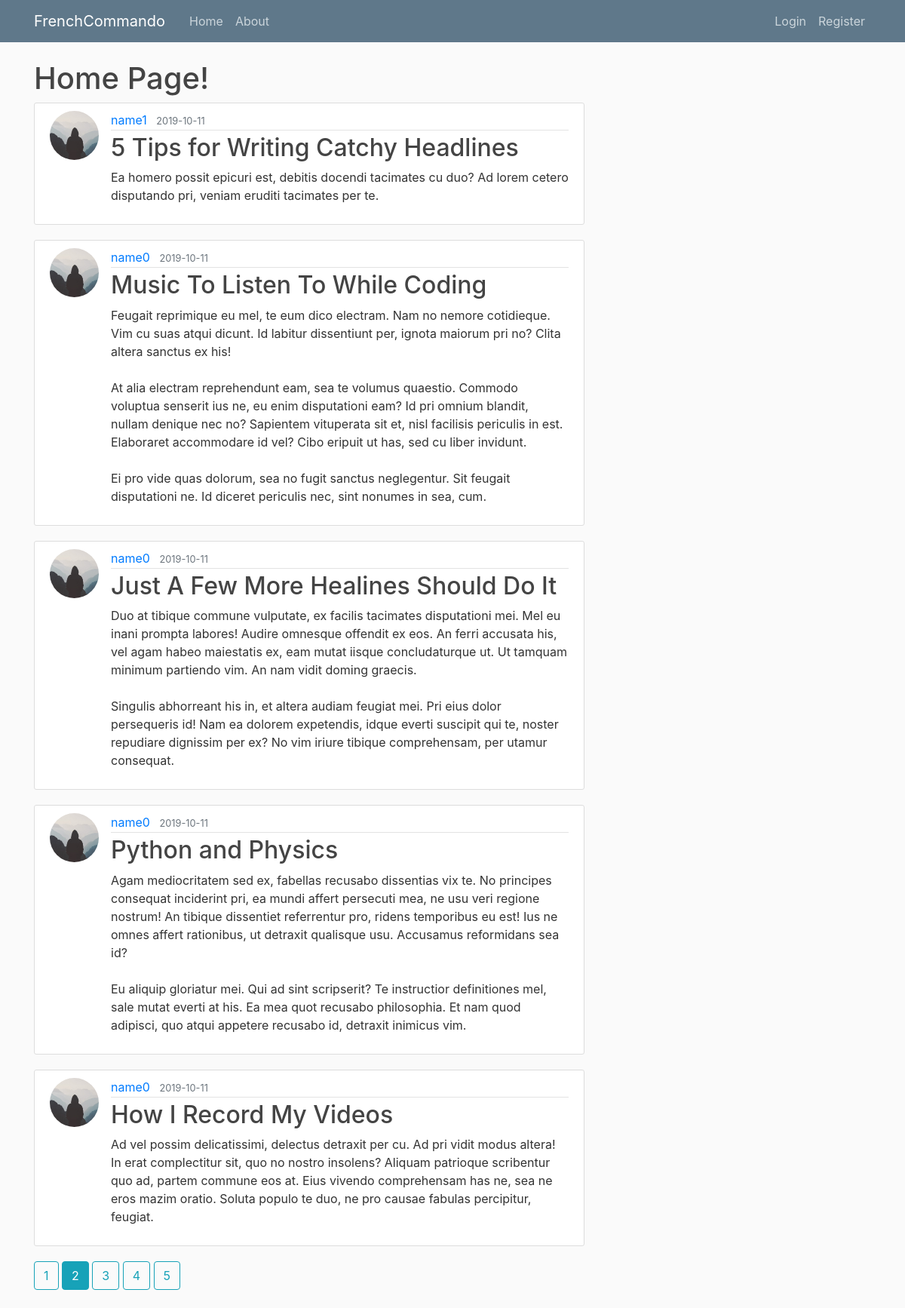
The page /home?page=2 on the database its author committed.
### flaskblog/models.py (models this page shows, shortened)
class Post(db.Model):
    id = db.Column(db.Integer, primary_key=True)
    title = db.Column(db.String(100), nullable=False)
    date_posted = db.Column(db.DateTime, nullable=False, default=datetime.utcnow)
    content = db.Column(db.Text, nullable=False)
    user_id = db.Column(db.Integer, db.ForeignKey('user.id'), nullable=False)

class User(db.Model, UserMixin):
    id = db.Column(db.Integer, primary_key=True)
    username = db.Column(db.String(20), unique=True, nullable=False)
    email = db.Column(db.String(120), unique=True, nullable=False)
    image_file = db.Column(db.String(20), nullable=False, default='default.jpg')
    password = db.Column(db.String(60), nullable=False)
    posts = db.relationship('Post', backref='author', lazy=True)

### flaskblog/main/routes.py (the view)
@main.route("/")
@main.route("/home")
def home():
    page = request.args.get('page', 1, type=int)
    posts = Post.query.order_by(Post.date_posted.desc()).paginate(page=page, per_page=5)
    return render_template('home.html', posts=posts)

### flaskblog/templates/home.html
{% extends "layout.html" %}
{% block content %}
    <h1>Home Page!</h1>
    {% for post in posts.items %}
      <article class="media content-section">
        <img class="rounded-circle article-img" src="{{ url_for('static', filename='profile_pics/' + post.author.image_file) }}" alt="">
        <div class="media-body">
          <div class="article-metadata">
            <a class="mr-2" href="{{ url_for('users.user_posts', username=post.author.username) }}">{{ post.author.username }}</a>
            <small class="text-muted">{{ post.date_posted.strftime('%Y-%m-%d') }}</small>
          </div>
          <h2><a class="article-title" href="{{ url_for('posts.post', post_id=post.id) }}">{{ post.title }}</a></h2>
          <p class="article-content">{{ post.content }}</p>
        </div>
      </article>
    {% endfor%}
    {% for page_num in posts.iter_pages(left_edge=1, right_edge=1, left_current=3, right_current=4) %}
      {% if page_num %}
        {% if posts.page == page_num %}
          <a class="btn btn-info mb-4" href="{{ url_for('main.home', page=page_num) }}">{{ page_num }}</a>
        {% else %}
          <a class="btn btn-outline-info mb-4" href="{{ url_for('main.home', page=page_num) }}">{{ page_num }}</a>
        {% endif %}
      {% else %}
        ...
      {% endif %}
    {% endfor %}
{% endblock content %}

### flaskblog/static/main.css (style rules this page uses)
body { background: #fafafa; color: #333333; margin-top: 5rem; }
h1, h2, h3, h4, h5, h6 { color: #444444; }
.content-section { background: #ffffff; padding: 10px 20px; border: 1px solid #dddddd; border-radius: 3px; margin-bottom: 20px; }
.article-title { color: #444444; }
.article-content { white-space: pre-line; }
.article-img { height: 65px; width: 65px; margin-right: 16px; }
.article-metadata { padding-bottom: 1px; margin-bottom: 4px; border-bottom: 1px solid #e3e3e3 }

### rows shown on the page
Post: image_file (placeholder picture), author.username "name1", date_posted "2019-10-11", title "5 Tips for Writing Catchy Headlines", content "Ea homero possit epicuri est, debitis docendi tacimates cu duo? Ad lorem cetero disputando pri, veniam eruditi tacimates per te."
Post: image_file (placeholder picture), author.username "name0", date_posted "2019-10-11", title "Music To Listen To While Coding", content "Feugait reprimique eu mel, te eum dico electram. Nam no nemore cotidieque. Vim cu suas atqui dicunt. Id labitur dissentiunt per, ignota maiorum pri no? Clita altera sanctus ex his! At alia electram reprehendunt eam, sea te volumus quaestio. Commodo voluptua senserit ius ne, eu enim disputationi eam? Id pri omnium blandit, nullam denique nec no? Sapientem vituperata sit et, nisl facilisis periculis in est. Elaboraret accommodare id vel? Cibo eripuit ut has, sed cu liber invidunt. Ei pro vide quas dolorum, sea no fugit sanctus neglegentur. Sit feugait disputationi ne. Id diceret periculis nec, sint nonumes in sea, cum."
Post: image_file (placeholder picture), author.username "name0", date_posted "2019-10-11", title "Just A Few More Healines Should Do It", content "Duo at tibique commune vulputate, ex facilis tacimates disputationi mei. Mel eu inani prompta labores! Audire omnesque offendit ex eos. An ferri accusata his, vel agam habeo maiestatis ex, eam mutat iisque concludaturque ut. Ut tamquam minimum partiendo vim. An nam vidit doming graecis. Singulis abhorreant his in, et altera audiam feugiat mei. Pri eius dolor persequeris id! Nam ea dolorem expetendis, idque everti suscipit qui te, noster repudiare dignissim per ex? No vim iriure tibique comprehensam, per utamur consequat."
Post: image_file (placeholder picture), author.username "name0", date_posted "2019-10-11", title "Python and Physics", content "Agam mediocritatem sed ex, fabellas recusabo dissentias vix te. No principes consequat inciderint pri, ea mundi affert persecuti mea, ne usu veri regione nostrum! An tibique dissentiet referrentur pro, ridens temporibus eu est! Ius ne omnes affert rationibus, ut detraxit qualisque usu. Accusamus reformidans sea id? Eu aliquip gloriatur mei. Qui ad sint scripserit? Te instructior definitiones mel, sale mutat everti at his. Ea mea quot recusabo philosophia. Et nam quod adipisci, quo atqui appetere recusabo id, detraxit inimicus vim."
Post: image_file (placeholder picture), author.username "name0", date_posted "2019-10-11", title "How I Record My Videos", content "Ad vel possim delicatissimi, delectus detraxit per cu. Ad pri vidit modus altera! In erat complectitur sit, quo no nostro insolens? Aliquam patrioque scribentur quo ad, partem commune eos at. Eius vivendo comprehensam has ne, sea ne eros mazim oratio. Soluta populo te duo, ne pro causae fabulas percipitur, feugiat."

### other values the page prints
{{ page_num }} "1" "3" "4" "5"
{{ page_num }} "2"
